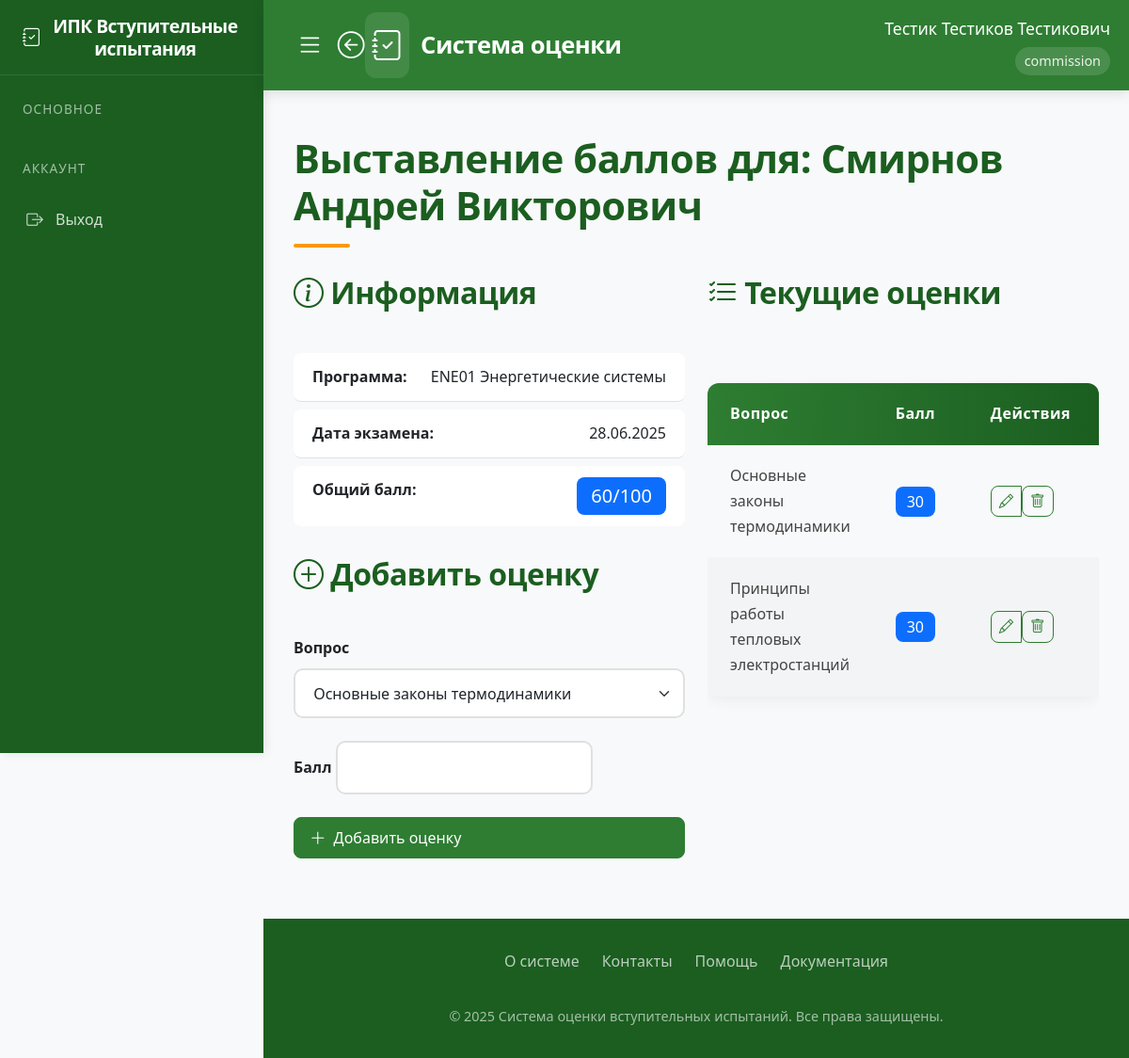
The app's page /enter_scores/1 (signed in) with its own data.
### app/models.py (models this page shows)
class User(UserMixin, db.Model):
    id = db.Column(db.Integer, primary_key=True)
    username = db.Column(db.String(80), unique=True, nullable=False)
    password = db.Column(db.String(120), nullable=False)
    full_name = db.Column(db.String(100), nullable=False)
    position = db.Column(db.String(100), nullable=False)
    role = db.Column(db.String(20), nullable=False)  # 'admin', 'secretary', 'commission'
    school_id = db.Column(db.Integer, db.ForeignKey('engineering_school.id'))
    engineering_school = db.relationship('EngineeringSchool', backref='users')
    commission_members = db.relationship('CommissionMember', back_populates='user', cascade='all, delete-orphan')
    standard_commissions = db.relationship('StandardCommission', back_populates='user', cascade='all, delete-orphan')

class Applicant(db.Model):
    id = db.Column(db.Integer, primary_key=True)
    full_name = db.Column(db.String(200), nullable=False)
    program_id = db.Column(db.Integer, db.ForeignKey('program.id'), nullable=False)
    exam_date_id = db.Column(db.Integer, db.ForeignKey('exam_date.id'))
    scores = db.relationship('Score', backref='applicant', lazy=True, cascade='all, delete-orphan')

class Program(db.Model):
    id = db.Column(db.Integer, primary_key=True)
    code = db.Column(db.String(50), nullable=False)
    name = db.Column(db.String(200), nullable=False)
    school_id = db.Column(db.Integer, db.ForeignKey('engineering_school.id'))
    questions = db.relationship('Question', backref='program', lazy=True, cascade='all, delete-orphan')
    standard_commission = db.relationship('StandardCommission', backref='program', lazy=True, cascade='all, delete-orphan')
    applicants = db.relationship('Applicant', backref='program', lazy=True)
    exam_dates = db.relationship('ExamDate', backref='program', lazy=True)

class ExamDate(db.Model):
    id = db.Column(db.Integer, primary_key=True)
    date = db.Column(db.DateTime, nullable=False)
    program_id = db.Column(db.Integer, db.ForeignKey('program.id'), nullable=False)
    commission = db.relationship('CommissionMember', backref='exam_date', lazy=True, cascade='all, delete-orphan')
    applicants = db.relationship('Applicant', backref='exam_date', lazy=True)

class Score(db.Model):
    id = db.Column(db.Integer, primary_key=True)
    applicant_id = db.Column(db.Integer, db.ForeignKey('applicant.id'), nullable=False)
    question_id = db.Column(db.Integer, db.ForeignKey('question.id'), nullable=False)
    score = db.Column(db.Integer, nullable=False)
    question = db.relationship('Question')

class Question(db.Model):
    id = db.Column(db.Integer, primary_key=True)
    text = db.Column(db.Text, nullable=False)
    program_id = db.Column(db.Integer, db.ForeignKey('program.id'), nullable=False)

### app/routes.py (the view, shortened to what this page needs)
@routes.route('/enter_scores/<int:applicant_id>', methods=['GET', 'POST'])
@login_required
def applicant_scores(applicant_id):
    if current_user.role not in ['admin', 'secretary', 'commission']:
        abort(403)
    applicant = Applicant.query.get_or_404(applicant_id)
    exam_date = applicant.exam_date
    form = ScoreForm()
    form.question_id.choices = [(q.id, q.text) for q in Question.query.filter_by(program_id=applicant.program_id).all()]
    return render_template('enter_scores_detail.html', applicant=applicant, form=form)

### app/forms.py
class ScoreForm(FlaskForm):
    question_id = SelectField('Вопрос', coerce=int, validators=[DataRequired()])
    score = IntegerField('Балл', validators=[DataRequired()])
    submit = SubmitField('Добавить')

### app/templates/enter_scores_detail.html (shortened to what this page needs)
{% extends "base.html" %}
{% block content %}
<div class="spacer-lg">
    <h1>Выставление баллов для: {{ applicant.full_name }}</h1>
    <div class="row spacer-lg">
        <div class="col-lg-6">
            <div class="card-elegant">
                <div class="card-header-elegant">
                    <h2><i class="bi bi-info-circle"></i> Информация</h2>
                </div>
                <div class="card-body">
                    <ul class="list-group list-group-flush">
                        <li class="list-group-item d-flex justify-content-between">
                            <span class="fw-bold">Программа:</span>
                            <span>{{ applicant.program.code }} {{ applicant.program.name }}</span>
                        </li>
                        <li class="list-group-item d-flex justify-content-between">
                            <span class="fw-bold">Дата экзамена:</span>
                            <span>{{ applicant.exam_date.date.strftime('%d.%m.%Y') }}</span>
                        </li>
                        <li class="list-group-item d-flex justify-content-between">
                            <span class="fw-bold">Общий балл:</span>
                            <span class="badge bg-primary fs-5">
                                {{ applicant.scores | sum(attribute='score') }}/100
                            </span>
                        </li>
                    </ul>
                </div>
            </div>
            <div class="card-elegant mt-4">
                <div class="card-header-elegant">
                    <h2><i class="bi bi-plus-circle"></i> Добавить оценку</h2>
                </div>
                <div class="card-body">
                    <form method="POST">
                        <div class="mb-4">
                            {{ form.question_id.label(class="form-label fw-bold") }}
                            {{ form.question_id(class="form-control-elegant form-select") }}
                        </div>
                        <div class="mb-4">
                            {{ form.score.label(class="form-label fw-bold") }}
                            {{ form.score(class="form-control-elegant") }}
                        </div>
                        <button type="submit" class="btn btn-primary-elegant w-100">
                            <i class="bi bi-plus-lg"></i> Добавить оценку
                        </button>
                    </form>
                </div>
            </div>
        </div>
        <div class="col-lg-6">
            <div class="card-elegant">
                <div class="card-header-elegant">
                    <h2><i class="bi bi-list-check"></i> Текущие оценки</h2>
                </div>
                <div class="card-body">
                    {% if applicant.scores %}
                    <div class="table-responsive">
                        <table class="elegant-table">
                            <thead>
                                <tr>
                                    <th>Вопрос</th>
                                    <th width="120px">Балл</th>
                                    <th width="150px">Действия</th>
                                </tr>
                            </thead>
                            <tbody>
                                {% for score in applicant.scores %}
                                <tr>
                                    <td>{{ score.question.text }}</td>
                                    <td>
                                        <span class="badge bg-primary fs-6">{{ score.score }}</span>
                                    </td>
                                    <td>
                                        <div class="btn-group">
                                            <a href="{{ url_for('routes.edit_score', score_id=score.id) }}"
                                               class="btn btn-outline-elegant btn-sm">
                                                <i class="bi bi-pencil"></i>
                                            </a>
                                            <form action="{{ url_for('routes.delete_score', score_id=score.id) }}" method="POST">
                                                <button type="submit" class="btn btn-outline-elegant btn-sm"
                                                        onclick="return confirm('Вы уверены?')">
                                                    <i class="bi bi-trash"></i>
                                                </button>
                                            </form>
                                        </div>
                                    </td>
                                </tr>
                                {% endfor %}
                            </tbody>
                        </table>
                    </div>
                    {% else %}
                    <div class="alert alert-light text-center">
                        <i class="bi bi-info-circle"></i> Нет оценок
                    </div>
                    {% endif %}
                </div>
            </div>
        </div>
    </div>
</div>
{% endblock %}

### app/templates/base.html (shortened to what this page needs)
<!DOCTYPE html>
<html lang="ru">
<head>
    <link href="https://cdn.jsdelivr.net/npm/bootstrap@5.3.0/dist/css/bootstrap.min.css" rel="stylesheet">
    <link rel="stylesheet" href="https://cdn.jsdelivr.net/npm/bootstrap-icons@1.10.0/font/bootstrap-icons.css">
    <link rel="stylesheet" href="{{ url_for('static', filename='style.css') }}">
</head>
<body>
    <aside class="sidebar">
        <div class="sidebar-header">
            <h3 class="sidebar-title">
                <i class="bi bi-journal-check"></i>
                <span>ИПК Вступительные испытания</span>
            </h3>
        </div>
        <nav class="sidebar-menu">
            {% if current_user.is_authenticated %}
                <div class="menu-section">
                    <div class="menu-section-title">Основное</div>
                </div>
                <div class="menu-section">
                    <div class="menu-section-title">Аккаунт</div>
                    <a href="{{ url_for('routes.logout') }}" class="menu-item">
                        <i class="bi bi-box-arrow-right"></i>
                        <span>Выход</span>
                    </a>
                </div>
            {% endif %}
        </nav>
    </aside>
    <header class="main-header">
        <div class="header-container">
            <div class="header-left">
                {% if current_user.is_authenticated %}
                    <div class="header-left">
                        <button class="toggle-sidebar-btn">
                            <i class="bi bi-list"></i>
                        </button>
                        <a href="javascript:history.back()" class="back-btn">
                            <i class="bi bi-arrow-left-circle"></i>
                        </a>
                        <a href="{{ url_for('routes.home') }}" class="logo">
                            <i class="bi bi-journal-check"></i>
                            <span>Система оценки</span>
                        </a>
                    </div>
                {% endif %}
            <nav class="user-nav">
                {% if current_user.is_authenticated %}
                <div class="user-info">
                    <div class="user-name">{{ current_user.full_name }}</div>
                    <div class="user-role">{{ current_user.role }}</div>
                </div>
                {% else %}
                <a href="{{ url_for('routes.login') }}" class="outline-btn">
                    <i class="bi bi-box-arrow-in-right"></i>
                    <span>Войти</span>
                </a>
                {% endif %}
            </nav>
        </div>
    </header>
    <main class="main-content">
        {% block content %}{% endblock %}
    </main>
    <footer class="main-footer">
        <div class="footer-content">
            <div class="footer-links">
                <a href="#" class="footer-link">О системе</a>
                <a href="#" class="footer-link">Контакты</a>
                <a href="#" class="footer-link">Помощь</a>
                <a href="#" class="footer-link">Документация</a>
            </div>
            <div class="footer-copyright">
                &copy; 2025 Система оценки вступительных испытаний. Все права защищены.
            </div>
        </div>
    </footer>
</body>
</html>

### static/style.css (style rules this page uses)
:root { --primary: #0d6efd; --secondary: #6c757d; --success: #198754; --info: #0dcaf0; --warning: #ffc107; --danger: #dc3545; --light: #f8f9fa; --dark: #212529; }
body { font-family: 'Segoe UI', Tahoma, Geneva, Verdana, sans-serif; background-color: #f8fafc; color: #333; }
header { box-shadow: 0 2px 10px rgba(0, 0, 0, 0.1); z-index: 1030; }
.btn { border-radius: 0.5rem; font-weight: 500; padding: 0.5rem 1rem; transition: all 0.2s; display: inline-flex; align-items: center; gap: 0.5rem; }
.btn i { font-size: 1.1em; }
.btn-sm { padding: 0.25rem 0.5rem; }
.form-control, .form-select { border-radius: 0.5rem; padding: 0.75rem; border: 1px solid #dee2e6; }
.badge { font-weight: 500; padding: 0.5em 0.75em; border-radius: 0.5rem; }
.list-group-item { padding: 0.75rem 1.25rem; border-radius: 0.5rem !important; margin-bottom: 0.5rem; }

### records on screen
User: full_name "Тестик Тестиков Тестикович", role "commission"
Applicant: full_name "Смирнов Андрей Викторович"
Program: program.code "ENE01", program.name "Энергетические системы"
ExamDate: exam_date "28.06.2025"
Score: question.text "Основные законы термодинамики", score "30"
Score: question.text "Принципы работы тепловых электростанций", score "30"

### other values on screen
{{ applicant.scores | sum(attribute='score') }} "60"
